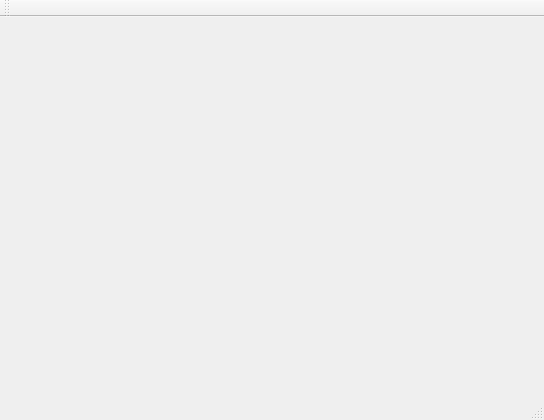
<?xml version="1.0" encoding="UTF-8"?>
<ui version="4.0">
 <class>MainWindow</class>
 <widget class="QMainWindow" name="MainWindow">
  <property name="geometry">
   <rect>
    <x>0</x>
    <y>0</y>
    <width>544</width>
    <height>420</height>
   </rect>
  </property>
  <property name="windowTitle">
   <string>MainWindow</string>
  </property>
  <widget class="QWidget" name="centralWidget">
   <property name="sizePolicy">
    <sizepolicy hsizetype="Expanding" vsizetype="Expanding">
     <horstretch>0</horstretch>
     <verstretch>0</verstretch>
    </sizepolicy>
   </property>
  </widget>
  <widget class="QMenuBar" name="menuBar">
   <property name="geometry">
    <rect>
     <x>0</x>
     <y>0</y>
     <width>544</width>
     <height>24</height>
    </rect>
   </property>
  </widget>
  <widget class="QToolBar" name="mainToolBar">
   <attribute name="toolBarArea">
    <enum>TopToolBarArea</enum>
   </attribute>
   <attribute name="toolBarBreak">
    <bool>false</bool>
   </attribute>
  </widget>
  <widget class="QStatusBar" name="statusBar"/>
 </widget>
 <layoutdefault spacing="6" margin="11"/>
 <resources/>
 <connections/>
</ui>
